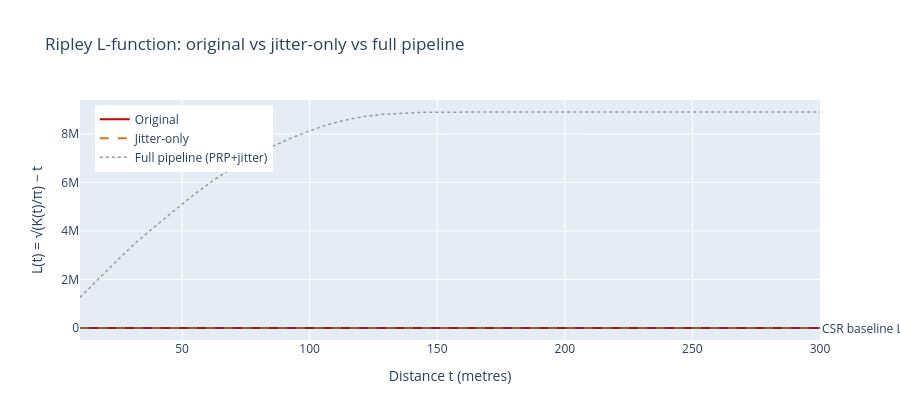

The cell this chart's notebook holds for it:
### Markdown cell above
## Part 1 — Ripley's K and the L-function

Ripley's K(t) counts the expected number of additional points within
distance t of a randomly chosen point, normalised by overall density:

$$K(t) = \frac{|A|}{n^2} \sum_{i \neq j} \mathbf{1}[d_{ij} < t]$$

For a completely random (Poisson) process, K(t) = πt². Clustering produces
K(t) > πt²; inhibition produces K(t) < πt².

The **L-function** linearises and centres K:

$$L(t) = \sqrt{\frac{K(t)}{\pi}} - t$$

L(t) = 0 indicates complete spatial randomness; L(t) > 0 indicates clustering
at scale t. This makes the cholera outbreak's clustering visible and measurable
before and after jitter displacement.

### Code cell
# Distance scales to evaluate (metres)
support = np.linspace(10, 300, 40)

with warnings.catch_warnings():
    warnings.simplefilter('ignore')
    k_orig = k_test(xy_orig, keep_simulations=False, support=support)
    k_jit  = k_test(xy_jit,  keep_simulations=False, support=support)
    k_full = k_test(xy_full, keep_simulations=False, support=support)

# L-function: L(t) = sqrt(K(t)/pi) - t
L_orig = np.sqrt(k_orig.statistic / np.pi) - support
L_jit  = np.sqrt(k_jit.statistic  / np.pi) - support
L_full = np.sqrt(k_full.statistic  / np.pi) - support

fig = go.Figure()
fig.add_scatter(x=support, y=L_orig, name='Original',    line=dict(color='#cc0000', width=2))
fig.add_scatter(x=support, y=L_jit,  name='Jitter-only', line=dict(color='#e07020', width=2, dash='dash'))
fig.add_scatter(x=support, y=L_full, name='Full pipeline (PRP+jitter)', line=dict(color='#999999', width=1.5, dash='dot'))
fig.add_hline(y=0, line_dash='solid', line_color='#444444', line_width=1,
              annotation_text='CSR baseline L=0', annotation_position='right')
fig.update_layout(
    title='Ripley L-function: original vs jitter-only vs full pipeline',
    xaxis_title='Distance t (metres)',
    yaxis_title='L(t) = √(K(t)/π) − t',
    height=420, legend=dict(x=0.02, y=0.98)
)
fig.show()

### Figure 1 — Plotly figure (JSON) as saved in the notebook; plotly's stock layout.template omitted (floating-point values rounded to 4 significant figures)
{"data": [{"line": {"color": "#cc0000", "width": 2}, "name": "Original", "type": "scatter", "x": [10.0, 17.44, 24.87, 32.31, 39.74, 47.18, 54.62, 62.05, 69.49, 76.92, 84.36, 91.79, 99.23, 106.7, 114.1, 121.5, 129.0, 136.4, 143.8, 151.3, 158.7, 166.2, 173.6, 181.0, 188.5, 195.9, 203.3, 210.8, 218.2, 225.6, 233.1, 240.5, 247.9, 255.4, 262.8, 270.3, 277.7, 285.1, 292.6, 300.0], "y": [2.701, 12.93, 16.0, 17.29, 18.16, 19.6, 20.53, 22.88, 25.99, 27.62, 29.47, 31.86, 33.42, 35.5, 37.37, 38.28, 39.5, 40.66, 40.65, 41.27, 41.54, 41.82, 41.96, 42.09, 42.33, 41.82, 41.58, 41.03, 39.87, 39.07, 38.71, 37.98, 37.03, 36.13, 34.77, 32.66, 30.69, 28.57, 26.7, 24.64]}, {"line": {"color": "#e07020", "dash": "dash", "width": 2}, "name": "Jitter-only", "type": "scatter", "x": [10.0, 17.44, 24.87, 32.31, 39.74, 47.18, 54.62, 62.05, 69.49, 76.92, 84.36, 91.79, 99.23, 106.7, 114.1, 121.5, 129.0, 136.4, 143.8, 151.3, 158.7, 166.2, 173.6, 181.0, 188.5, 195.9, 203.3, 210.8, 218.2, 225.6, 233.1, 240.5, 247.9, 255.4, 262.8, 270.3, 277.7, 285.1, 292.6, 300.0], "y": [4.594, 8.534, 11.95, 15.06, 17.09, 21.99, 24.6, 27.75, 32.35, 34.82, 37.77, 41.0, 43.18, 46.04, 47.4, 49.81, 52.09, 53.42, 55.18, 56.58, 57.94, 59.24, 60.45, 61.08, 62.22, 62.67, 63.25, 63.43, 63.43, 62.95, 63.01, 62.14, 61.31, 60.49, 59.98, 59.28, 57.61, 56.21, 54.76, 52.88]}, {"line": {"color": "#999999", "dash": "dot", "width": 1.5}, "name": "Full pipeline (PRP+jitter)", "type": "scatter", "x": [10.0, 17.44, 24.87, 32.31, 39.74, 47.18, 54.62, 62.05, 69.49, 76.92, 84.36, 91.79, 99.23, 106.7, 114.1, 121.5, 129.0, 136.4, 143.8, 151.3, 158.7, 166.2, 173.6, 181.0, 188.5, 195.9, 203.3, 210.8, 218.2, 225.6, 233.1, 240.5, 247.9, 255.4, 262.8, 270.3, 277.7, 285.1, 292.6, 300.0], "y": [1261000.0, 2046000.0, 2815000.0, 3563000.0, 4231000.0, 4860000.0, 5493000.0, 6069000.0, 6580000.0, 7041000.0, 7434000.0, 7784000.0, 8093000.0, 8367000.0, 8572000.0, 8719000.0, 8805000.0, 8857000.0, 8886000.0, 8895000.0, 8901000.0, 8901000.0, 8901000.0, 8901000.0, 8901000.0, 8901000.0, 8901000.0, 8901000.0, 8901000.0, 8901000.0, 8901000.0, 8901000.0, 8901000.0, 8901000.0, 8901000.0, 8901000.0, 8901000.0, 8901000.0, 8901000.0, 8901000.0]}], "layout": {"annotations": [{"showarrow": false, "text": "CSR baseline L=0", "x": 1, "xanchor": "left", "xref": "x domain", "y": 0, "yanchor": "middle", "yref": "y"}], "height": 420, "legend": {"x": 0.02, "y": 0.98}, "shapes": [{"line": {"color": "#444444", "dash": "solid", "width": 1}, "type": "line", "x0": 0, "x1": 1, "xref": "x domain", "y0": 0, "y1": 0, "yref": "y"}], "title": {"text": "Ripley L-function: original vs jitter-only vs full pipeline"}, "xaxis": {"title": {"text": "Distance t (metres)"}}, "yaxis": {"title": {"text": "L(t) = √(K(t)/π) − t"}}}}
